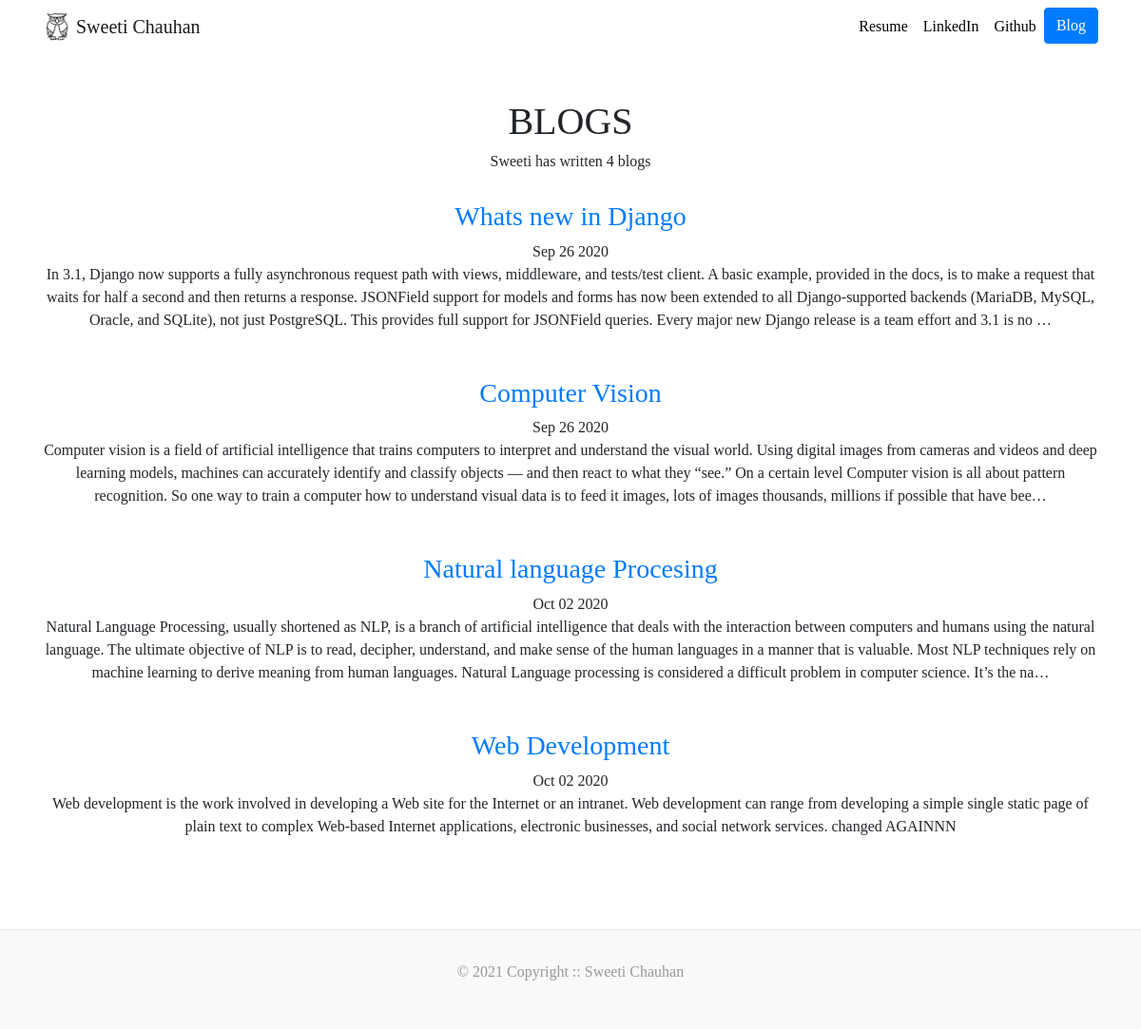
/blog/, run on an earlier commit of the app's database.
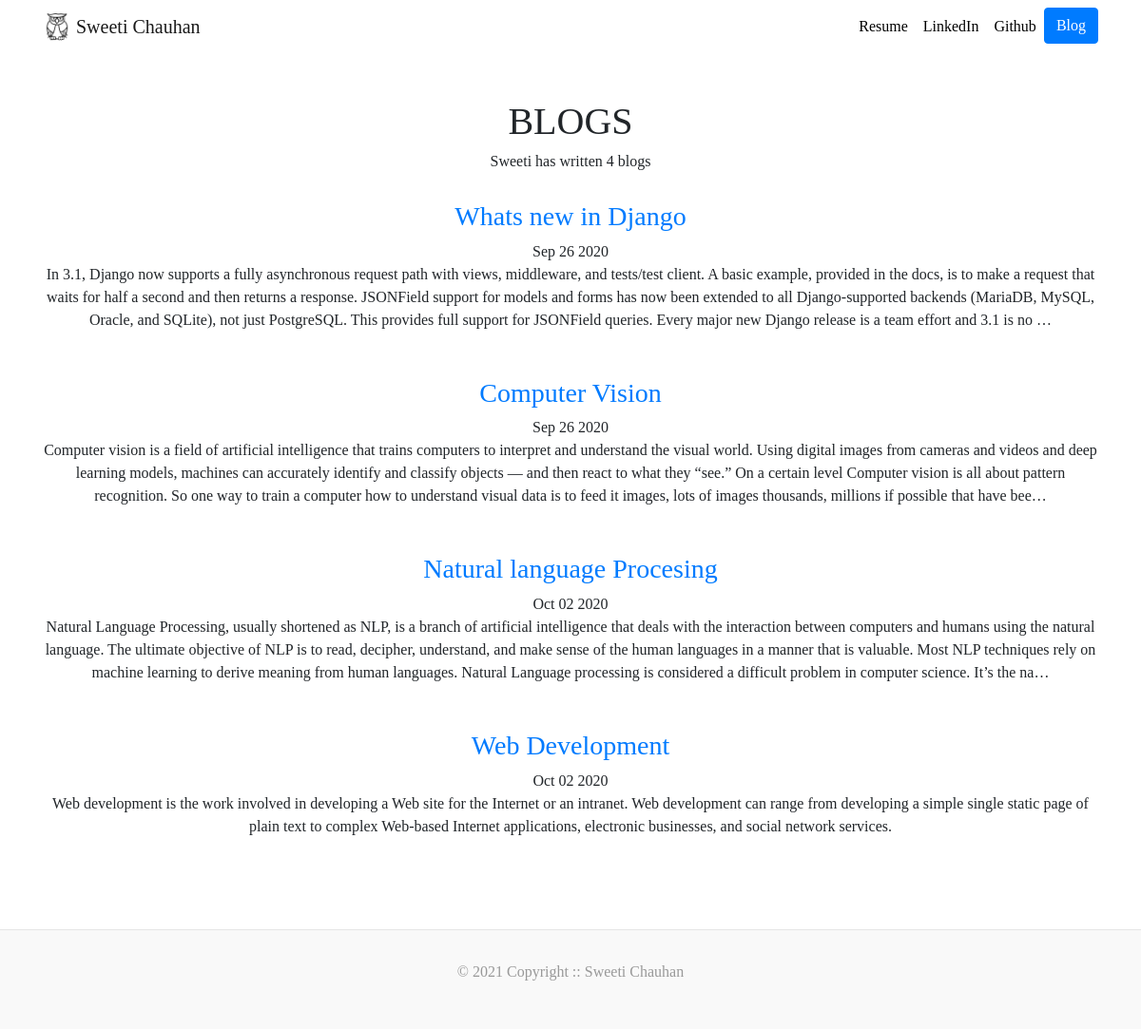
And on a later commit of the database.
### blog/models.py (models this page shows, shortened)
class Blog(models.Model):
    title = models.CharField(max_length=100)
    description = models.TextField()
    posted_at = models.DateField(default=date.today)

### blog/views.py (the view)
# urls.py: path('', blogPage, name="blogPage"),
def blogPage(request):
    blog_obj = Blog.objects.all()
    return render(request, 'blogPage.html', {'blogs':blog_obj, 'headline':"BLOGS"})

### templates/blogPage.html (shortened to what this page needs)
{% extends 'base.html' %}
{% block content %}
<h6>Sweeti has written {{ blogs.count }} blog{{ blogs | pluralize }}</h6>
{% for blog in blogs %}
    <br><h3><a href="{% url 'blogDetail' blog.id %}">{{ blog.title }}</a></h3>
    {{ blog.posted_at|date:"M d Y" }}
    <br>{{ blog.description|truncatechars:500|striptags }}
    <br><br>
{% endfor %}
<br><br>
{% endblock %}

What changed in the data, as far as the page shows it:
changed Blog "Web Development": description "…and social network services. changed AGAINNN" → "…and social network services."
